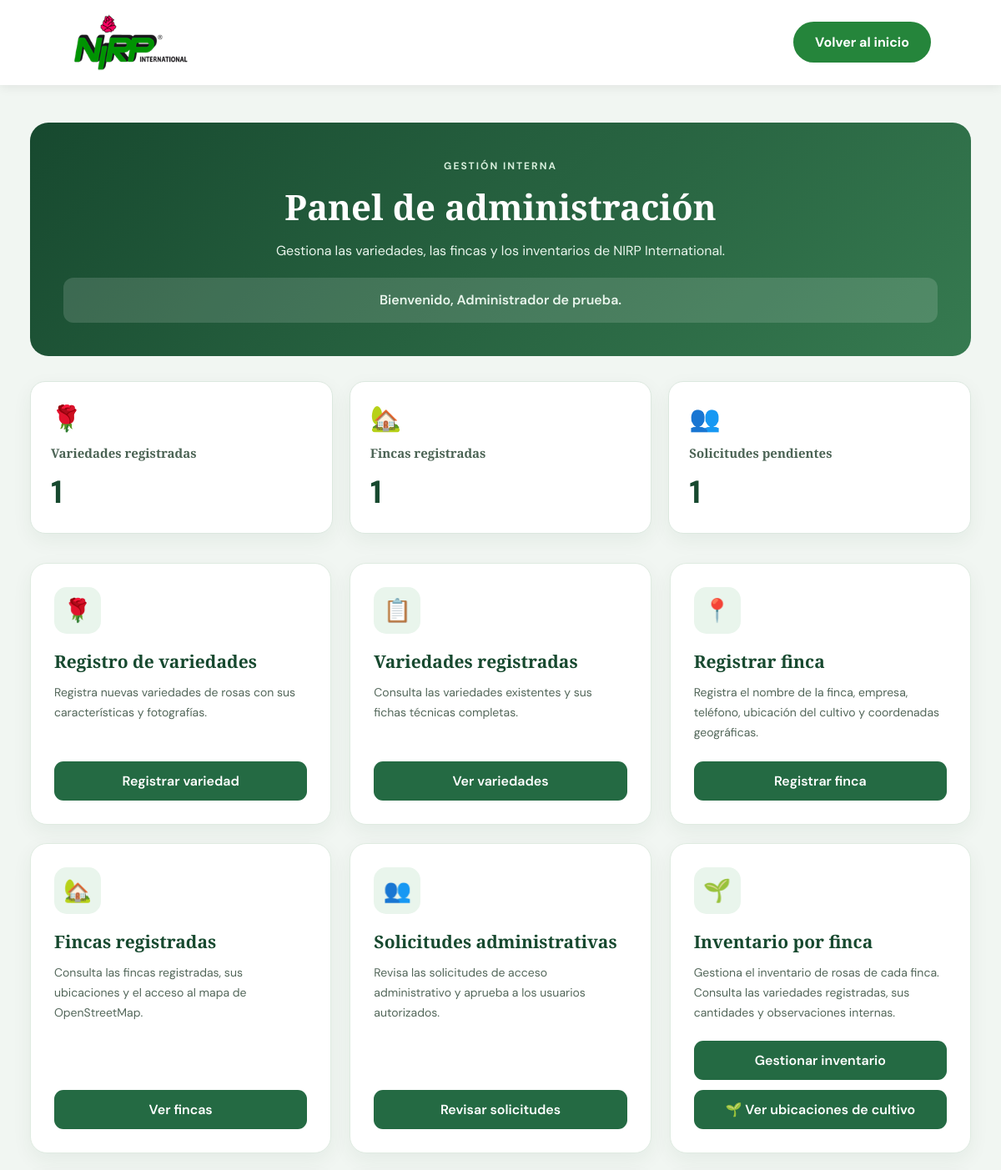
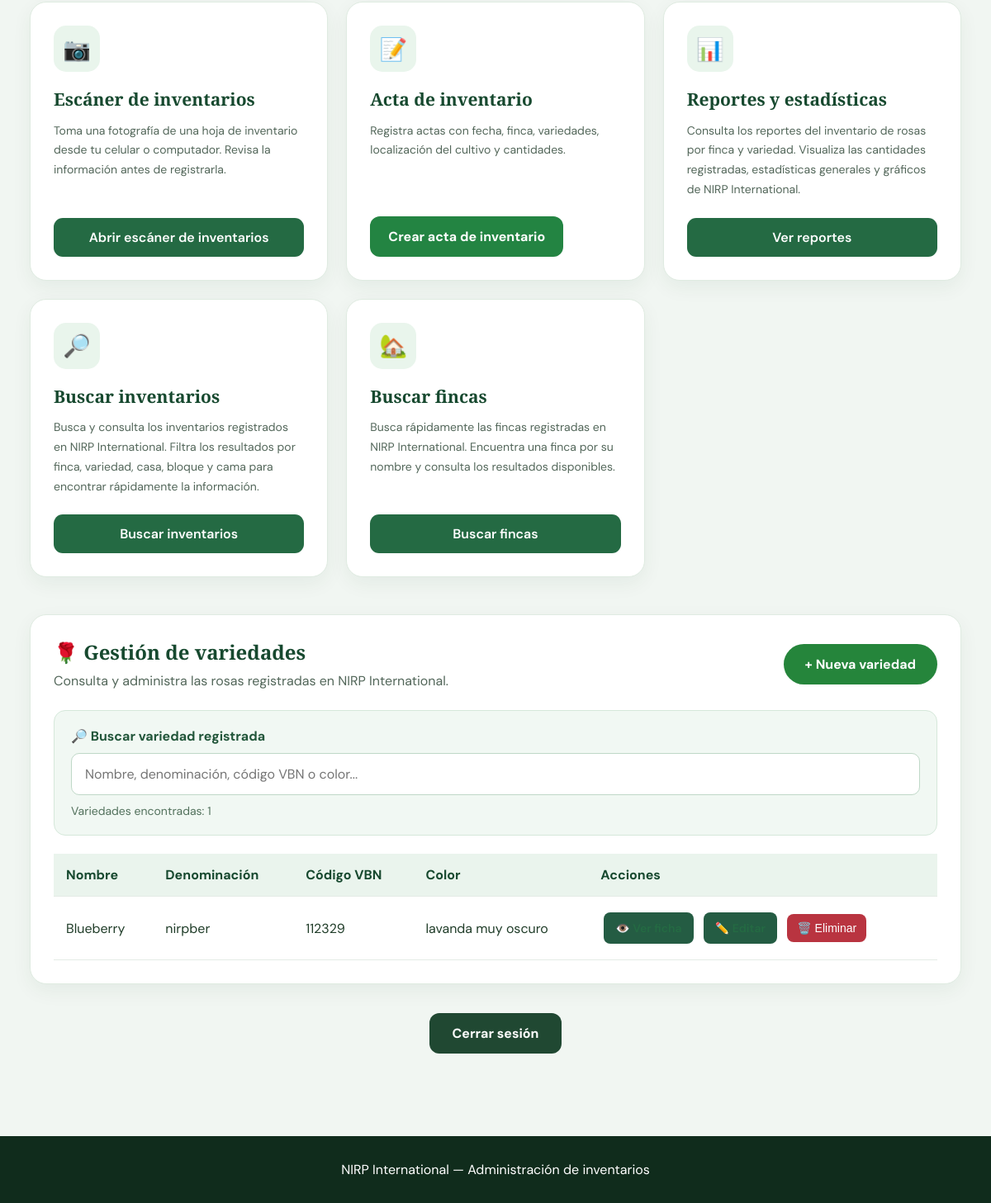
Page /admin (signed in) on the committed database (2 pictures, top to bottom).
### tables this page shows
CREATE TABLE usuarios (
                id INTEGER PRIMARY KEY AUTOINCREMENT,
                nombre TEXT NOT NULL,
                correo TEXT NOT NULL UNIQUE,
                password_hash TEXT NOT NULL,
                rol TEXT NOT NULL DEFAULT 'cliente'
                    CHECK (rol IN ('admin', 'cliente'))
            );

CREATE TABLE variedades (
                id INTEGER PRIMARY KEY AUTOINCREMENT,
                nombre TEXT NOT NULL,
                denominacion TEXT,
                codigo_vbn TEXT,
                color TEXT NOT NULL,
                tipo TEXT,
                petalos INTEGER,
                tallo TEXT,
                vida_florero TEXT,
                imagen TEXT
            );

### app.py (the view)
@app.route("/admin")
@administrador_requerido
def panel_admin():
    variedades = obtener_variedades()
    fincas = obtener_fincas()
    solicitudes = obtener_solicitudes_admin()
    return render_template(
        "panel_admin.html",
        variedades=variedades,
        fincas=fincas,
        solicitudes=solicitudes
    )

### app.py (called while the page is built)
def csrf_token():
    if "csrf_token" not in session:
        session["csrf_token"] = (
            secrets.token_urlsafe(32)
        )
    return session["csrf_token"]

@app.context_processor
def funciones_plantilla():
    return {
        "csrf_token": csrf_token
    }

def administrador_requerido(funcion):
    @wraps(funcion)
    def protegida(*args, **kwargs):
        usuario_id = session.get("usuario_id")
        if not usuario_id:
            flash(
                "Primero debes iniciar sesión.",
                "warning"
            )
            return redirect(url_for("login"))
        usuario = obtener_usuario_id(usuario_id)
        if not usuario:
            session.clear()
            return redirect(url_for("login"))
        if usuario["rol"] != "admin":
            abort(403)
        return funcion(*args, **kwargs)
    return protegida

### database.py (called while the page is built)
def conectar():
    conexion = sqlite3.connect(DATABASE)
    conexion.row_factory = sqlite3.Row
    conexion.execute("PRAGMA foreign_keys = ON")
    return conexion

def obtener_variedades():
    with conectar() as conexion:
        filas = conexion.execute(
            "SELECT * FROM variedades ORDER BY id"
        ).fetchall()
        return [dict(fila) for fila in filas]

def obtener_usuario_id(usuario_id):
    with conectar() as conexion:
        fila = conexion.execute("""
            SELECT * FROM usuarios
            WHERE id = ?
        """, (usuario_id,)).fetchone()
        return dict(fila) if fila else None

def obtener_solicitudes_admin():
    with conectar() as conexion:
        filas = conexion.execute("""
            SELECT
                u.id,
                u.nombre,
                u.correo,
                p.telefono,
                p.empresa_finca,
                p.cargo,
                p.motivo,
                p.estado
            FROM usuarios AS u
            INNER JOIN perfiles AS p
                ON p.usuario_id = u.id
            WHERE u.rol = 'cliente'
              AND p.solicita_admin = 1
              AND p.estado = 'pendiente'
            ORDER BY u.id
        """).fetchall()
        return [dict(fila) for fila in filas]

def obtener_fincas():
    with conectar() as conexion:
        filas = conexion.execute("""
            SELECT *
            FROM fincas
            ORDER BY id DESC
        """).fetchall()
        return [dict(fila) for fila in filas]

### templates/panel_admin.html (shortened to what this page needs)
<!DOCTYPE html>
    <html lang="es">
    <head>
        <link rel="stylesheet"
            href="{{ url_for('static', filename='styles.css') }}">
    </head>
    <body>
        <header class="encabezado">
            <a class="marca" href="{{ url_for('inicio') }}">
                <img
                    src="{{ url_for('static', filename='imagenes/logo-nirp.png') }}"
                    alt="NIRP International">
            </a>
            <a href="{{ url_for('inicio') }}"
            class="boton">
                Volver al inicio
            </a>
        </header>
        <main class="panel-admin">
            <div class="panel-encabezado">
                <span>GESTIÓN INTERNA</span>
                <h1>Panel de administración</h1>
                <p>
                    Gestiona las variedades, las fincas
                    y los inventarios de NIRP International.
                </p>
                {% if session.get('nombre') %}
                    <p class="panel-bienvenida">
                        Bienvenido, {{ session.get('nombre') }}.
                    </p>
                {% endif %}
            </div>
            <section class="admin-resumen">
                <div class="admin-resumen-tarjeta">
                    <span>🌹</span>
                    <h3>Variedades registradas</h3>
                    <strong>{{ variedades|length }}</strong>
                </div>
                <div class="admin-resumen-tarjeta">
                    <span>🏡</span>
                    <h3>Fincas registradas</h3>
                    <strong>{{ fincas|length }}</strong>
                </div>
                <div class="admin-resumen-tarjeta">
                    <span>👥</span>
                    <h3>Solicitudes pendientes</h3>
                    <strong>{{ solicitudes|length }}</strong>
                </div>
            </section>
            <section class="panel-opciones">
                <article class="panel-tarjeta">
                    <div class="panel-icono">🌹</div>
                    <h2>Registro de variedades</h2>
                    <p>
                        Registra nuevas variedades de rosas
                        con sus características y fotografías.
                    </p>
                    <a
                        href="{{ url_for('registrar_variedad') }}"
                        class="boton">
                        Registrar variedad
                    </a>
                </article>
                <article class="panel-tarjeta">
                    <div class="panel-icono">📋</div>
                    <h2>Variedades registradas</h2>
                    <p>
                        Consulta las variedades existentes
                        y sus fichas técnicas completas.
                    </p>
                    <a
                        href="{{ url_for('catalogo') }}"
                        class="boton">
                        Ver variedades
                    </a>
                </article>
                <article class="panel-tarjeta">
                    <div class="panel-icono">📍</div>
                    <h2>Registrar finca</h2>
                    <p>
                        Registra el nombre de la finca,
                        empresa, teléfono, ubicación del cultivo
                        y coordenadas geográficas.
                    </p>
                    <a
                        href="{{ url_for('registrar_finca') }}"
                        class="boton">
                        Registrar finca
                    </a>
                </article>
                <article class="panel-tarjeta">
                    <div class="panel-icono">🏡</div>
                    <h2>Fincas registradas</h2>
                    <p>
                        Consulta las fincas registradas,
                        sus ubicaciones y el acceso al mapa
                        de OpenStreetMap.
                    </p>
                    <a
                        href="{{ url_for('lista_fincas') }}"
                        class="boton">
                        Ver fincas
                    </a>
                </article>
                <article class="panel-tarjeta">
                    <div class="panel-icono">👥</div>
                    <h2>Solicitudes administrativas</h2>
                    <p>
                        Revisa las solicitudes de acceso
                        administrativo y aprueba
                        a los usuarios autorizados.
                    </p>
                    <a
                        href="{{ url_for('solicitudes_admin') }}"
                        class="boton">
                        Revisar solicitudes
                    </a>
                </article>
                <article class="panel-tarjeta">
                    <div class="panel-icono">🌱</div>
                    <h2>Inventario por finca</h2>
                    <p>
                        Gestiona el inventario de rosas
                        de cada finca.
                        Consulta las variedades registradas,
                        sus cantidades y observaciones internas.
                    </p>
                    <a
                        href="{{ url_for('inventario_admin') }}"
                        class="boton">
                        Gestionar inventario
                    </a>
                    <a
                        href="{{ url_for('ubicaciones_cultivo_admin') }}"
                        class="boton">
                        🌱 Ver ubicaciones de cultivo
                    </a>
                </article>
    <article class="panel-tarjeta">
        <div class="panel-icono">📷</div>
        <h2>Escáner de inventarios</h2>
        <p>
            Toma una fotografía de una hoja de inventario
            desde tu celular o computador.
            Revisa la información antes de registrarla.
        </p>
        <a
            href="{{ url_for('escanear_inventario_admin') }}"
            class="boton">
            Abrir escáner de inventarios
        </a>
    </article>
                <article class="panel-tarjeta">
                    <div class="panel-icono">📝</div>
                    <h2>Acta de inventario</h2>
                    <p>
                        Registra actas con fecha, finca,
                        variedades, localización del cultivo
                        y cantidades.
                    </p>
                <a href="{{ url_for('actas_inventario_admin') }}"
                class="boton-acta-inventario">
                    Crear acta de inventario
                </a>
                </article>
            <article class="panel-tarjeta">
                <div class="panel-icono">📊</div>
                <h2>Reportes y estadísticas</h2>
                <p>
                    Consulta los reportes del inventario
                    de rosas por finca y variedad.
                    Visualiza las cantidades registradas,
                    estadísticas generales y gráficos
                    de NIRP International.
                </p>
                <a
                    href="{{ url_for('reportes_inventario_admin') }}"
                    class="boton">
                    Ver reportes
                </a>
            </article>
    <article class="panel-tarjeta">
        <div class="panel-icono">🔎</div>
        <h2>Buscar inventarios</h2>
        <p>
            Busca y consulta los inventarios registrados
            en NIRP International.
            Filtra los resultados por finca, variedad,
            casa, bloque y cama para encontrar
            rápidamente la información.
        </p>
        <a
            href="{{ url_for('buscar_inventario_admin') }}"
            class="boton">
            Buscar inventarios
        </a>
    </article>
    <article class="panel-tarjeta">
        <div class="panel-icono">🏡</div>
        <h2>Buscar fincas</h2>
        <p>
            Busca rápidamente las fincas registradas
            en NIRP International.
            Encuentra una finca por su nombre y
            consulta los resultados disponibles.
        </p>
        <a
            href="{{ url_for('buscar_fincas_admin') }}"
            class="boton">
            Buscar fincas
        </a>
    </article>
            </section>
            <section class="admin-listado">
                <div class="admin-listado-titulo">
                    <div>
                        <h2>🌹 Gestión de variedades</h2>
                        <p>
                            Consulta y administra las rosas
                            registradas en NIRP International.
                        </p>
                    </div>
                    <a
                        href="{{ url_for('registrar_variedad') }}"
                        class="boton">
                        + Nueva variedad
                    </a>
                </div>
    <div class="busqueda-variedades">
        <label for="buscarVariedad">
            🔎 Buscar variedad registrada
        </label>
        <input
            type="search"
            id="buscarVariedad"
            placeholder="Nombre, denominación, código VBN o color..."
            autocomplete="off"
            aria-controls="tablaVariedades">
        <p id="contadorVariedades" aria-live="polite"></p>
    </div>
                {% if variedades %}
                    <div class="admin-tabla-contenedor">
                        <table class="admin-tabla" id="tablaVariedades">
                            <thead>
                                <tr>
                                    <th>Nombre</th>
                                    <th>Denominación</th>
                                    <th>Código VBN</th>
                                    <th>Color</th>
                                    <th>Acciones</th>
                                </tr>
                            </thead>
                            <tbody id="cuerpoVariedades">
                                {% for rosa in variedades %}
                                    <tr>
                                        <td>
                                            {{ rosa.nombre }}
                                        </td>
                                        <td>
                                            {{ rosa.denominacion or 'Sin registrar' }}
                                        </td>
                                        <td>
                                            {{ rosa.codigo_vbn or 'Sin registrar' }}
                                        </td>
                                        <td>
                                            {{ rosa.color or 'Sin registrar' }}
                                        </td>
                                        <td>
                                            <a
                                                href="{{ url_for('detalle_variedad', id=rosa.id) }}"
                                                class="admin-ver">
                                                👁️ Ver ficha
                                            </a>
                                            <a
                                                href="{{ url_for('editar_variedad', id=rosa.id) }}"
                                                class="admin-ver">
                                                ✏️ Editar
                                            </a>
                                            <form
                                                method="POST"
                                                action="{{ url_for('eliminar_variedad_ruta', id=rosa.id) }}"
                                                class="admin-form-eliminar"
                                                onsubmit="return confirm('¿Estás seguro de eliminar esta variedad? Esta acción no se puede deshacer.');">
                                                <button
                                                    type="submit"
                                                    class="admin-eliminar">
                                                    🗑️ Eliminar
                                                </button>
                                            </form>
                                        </td>
                                    </tr>
                                {% endfor %}
                            </tbody>
                        </table>
                    </div>
                {% endif %}
            </section>
            <div class="panel-cerrar-sesion">
                <form
                    method="POST"
                    action="{{ url_for('logout') }}">
                    <button
                        type="submit"
                        class="boton">
                        Cerrar sesión
                    </button>
                </form>
            </div>
        </main>
        <footer>
            <p>
                NIRP International — Administración de inventarios
            </p>
        </footer>
    </body>
</html>

### rows in the picture
usuarios: get "Administrador de prueba"
variedades: nombre "Blueberry", denominacion "nirpber", codigo_vbn "112329", color "lavanda muy oscuro"

### other values in the picture
{{ variedades|length }} "1"
{{ fincas|length }} "1"
{{ solicitudes|length }} "1"
